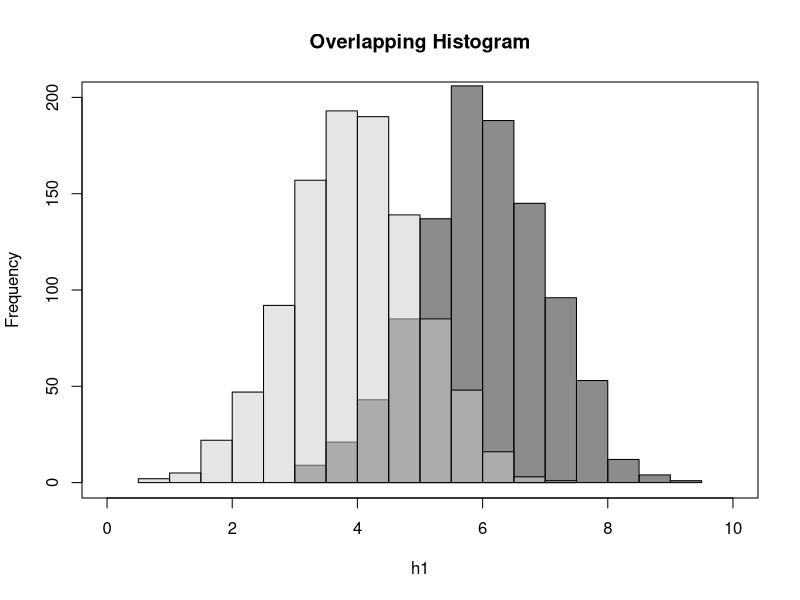
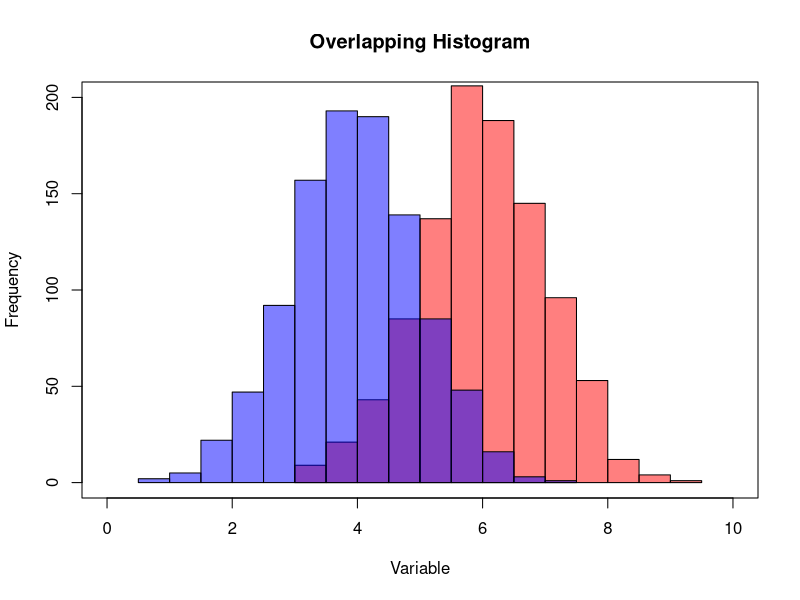

Write R code to recreate these figures, in order.
# Description : Overlapping Histograms in R
# Website : http://r-nold.blogspot.in/2013/03/overlapping-histogram-in-r.html

#Random numbers
h2<-rnorm(1000,4)
h1<-rnorm(1000,6)

# Histogram Grey Color
hist(h1, col=rgb(0.1,0.1,0.1,0.5),xlim=c(0,10), ylim=c(0,200), main="Overlapping Histogram")
hist(h2, col=rgb(0.8,0.8,0.8,0.5), add=T)
box()

# Histogram Colored (blue and red)
hist(h1, col=rgb(1,0,0,0.5),xlim=c(0,10), ylim=c(0,200), main="Overlapping Histogram", xlab="Variable")
hist(h2, col=rgb(0,0,1,0.5), add=T)
box()
